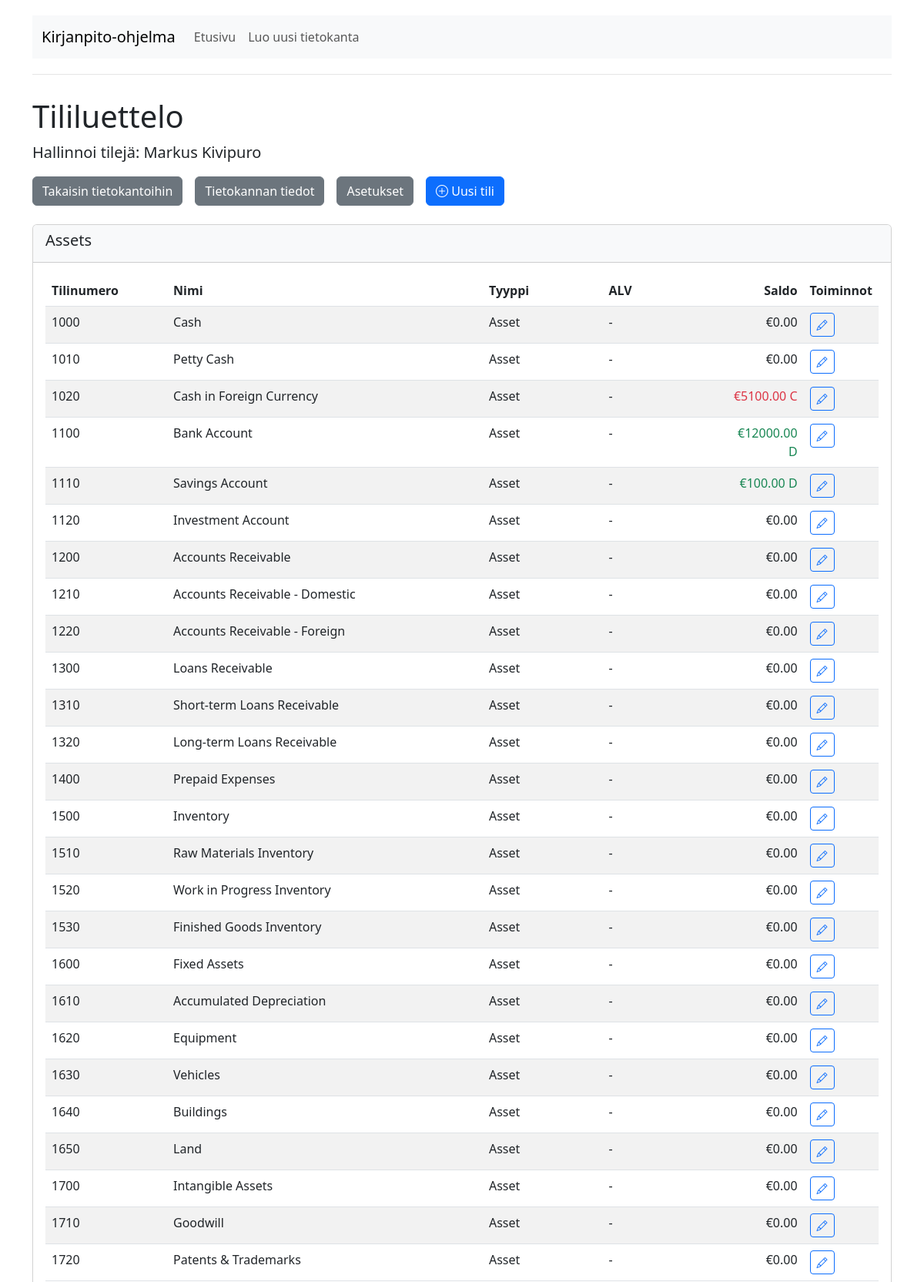
The app's page /db/markus_kivipuro_d68af4bb.db/settings/tililuettelo (upper part) with its own data.
### tables this page shows
CREATE TABLE Asetus (
            avain VARCHAR(128) PRIMARY KEY NOT NULL,
            arvo TEXT,
            muokattu TIMESTAMP DEFAULT CURRENT_TIMESTAMP
        );

CREATE TABLE Tili (
            numero INTEGER PRIMARY KEY NOT NULL,
            tyyppi VARCHAR(10) NOT NULL,
            iban VARCHAR(32),
            json TEXT,
            muokattu TIMESTAMP DEFAULT CURRENT_TIMESTAMP
        );

### asetukset.py (the view)
@asetukset_bp.route('/db/<filename>/settings/tililuettelo')
def chart_of_accounts(filename):
    db_path = os.path.join('databases', filename)
    if not os.path.exists(db_path):
        flash("Database file not found", "error")
        return redirect(url_for('index'))
    conn = get_db_connection(db_path)
    cursor = conn.cursor()
    cursor.execute("""
        SELECT numero, tyyppi, json FROM Tili
        ORDER BY numero
    """)
    accounts = []
    for row in cursor.fetchall():
        json_data = json.loads(row['json']) if row['json'] else {}
        account = {
            'numero': row['numero'],
            'nimi': json_data.get('nimi', f"Account {row['numero']}"),
            'tyyppi': row['tyyppi'],
            'tyyppi_nimi': get_account_type_name(row['tyyppi']),
            'alv': json_data.get('alvprosentti', ''),
            'alvkoodi': json_data.get('alvkoodi', ''),
            'balance': 0  # Will be calculated below
        }
        accounts.append(account)
    cursor.execute("""
        SELECT tili, SUM(debetsnt) as total_debit, SUM(kreditsnt) as total_credit
        FROM Vienti
        GROUP BY tili
    """)
    balances = {}
    for row in cursor.fetchall():
        account_number = row['tili']
        debit = row['total_debit'] or 0
        credit = row['total_credit'] or 0
        balance_cents = debit - credit
        balances[account_number] = balance_cents
    for account in accounts:
        balance_cents = balances.get(account['numero'], 0)
        account['balance'] = balance_cents / 100  # Convert cents to euros
        account['balance_formatted'] = f"{abs(account['balance']):.2f}"
        account['is_debit'] = balance_cents > 0
    grouped_accounts = {
        'A': {'name': 'Assets', 'accounts': []},
        'B': {'name': 'Liabilities', 'accounts': []},
        'C': {'name': 'Equity', 'accounts': []},
        'D': {'name': 'Income', 'accounts': []},
        'E': {'name': 'Expense', 'accounts': []},
        'Other': {'name': 'Other', 'accounts': []}
    }
    for account in accounts:
        type_code = account['tyyppi']
        if type_code in grouped_accounts:
            grouped_accounts[type_code]['accounts'].append(account)
        else:
            grouped_accounts['Other']['accounts'].append(account)
    client_name = ""
    try:
        cursor.execute("SELECT arvo FROM Asetus WHERE avain='Nimi'")
        result = cursor.fetchone()
        if result:
            client_name = result[0]
    except:
        pass
    vat_codes = get_vat_codes()
    conn.close()
    return render_template('settings/tililuettelo.html',
                          grouped_accounts=grouped_accounts,
                          filename=filename,
                          client_name=client_name,
                          vat_codes=vat_codes)

### asetukset.py (called while the page is built)
def get_db_connection(db_path):
    conn = sqlite3.connect(db_path)
    conn.row_factory = sqlite3.Row  # Allows accessing columns by name
    return conn

def get_account_type_name(type_code):
    account_types = {
        'A': 'Asset',
        'B': 'Liability',
        'C': 'Equity',
        'D': 'Income',
        'E': 'Expense'
    }
    return account_types.get(type_code, 'Other')

def get_vat_codes():
    return {
        0: "Veroton / Ei alv-käsittelyä",  # No VAT
        1: "Yleinen ALV",                  # Standard VAT
        2: "Alennettu ALV 1",              # Reduced VAT 1
        3: "Alennettu ALV 2",              # Reduced VAT 2
        4: "Nollaverokannan alainen myynti",  # Zero-rated sales
        5: "Yhteisömyynti",                # EU sales
        6: "Yhteisöhankinnat",             # EU purchases
        7: "Rakennuspalvelu- tai käännetyn verovelvollisuuden alaiset ostot",  # Reverse charge
        8: "Rakennuspalvelu- tai käännetyn verovelvollisuuden alainen myynti",  # Reverse charge sales
        9: "Maahantuonti",                 # Imports
        10: "Marginaaliverotus",           # Margin scheme
        11: "Muu alv-käsittely",           # Other VAT treatment
        12: "Ei alv-vähennystä"            # No VAT deduction
    }

### templates/settings/tililuettelo.html
{% extends "layout.html" %}
{% block content %}
<div class="row">
    <div class="col-md-12">
        <h1>Tililuettelo</h1>
        <p class="lead">Hallinnoi tilejä: {{ client_name }}</p>
        <div class="d-grid gap-2 d-md-flex justify-content-md-start mb-4">
            <a href="{{ url_for('index') }}" class="btn btn-secondary me-md-2">Takaisin tietokantoihin</a>
            <a href="{{ url_for('view_database', filename=filename) }}" class="btn btn-secondary me-md-2">Tietokannan tiedot</a>
            <a href="{{ url_for('asetukset.settings_main', filename=filename) }}" class="btn btn-secondary me-md-2">Asetukset</a>
            <a href="{{ url_for('asetukset.new_account', filename=filename) }}" class="btn btn-primary">
                <i class="bi bi-plus-circle"></i> Uusi tili
            </a>
        </div>
        {% for type_code, type_info in grouped_accounts.items() %}
            {% if type_info.accounts %}
            <div class="card mb-4">
                <div class="card-header bg-light">
                    <h5>{{ type_info.name }}</h5>
                </div>
                <div class="card-body">
                    <div class="table-responsive">
                        <table class="table table-striped table-hover">
                            <thead>
                                <tr>
                                    <th style="width: 15%;">Tilinumero</th>
                                    <th style="width: 40%;">Nimi</th>
                                    <th style="width: 15%;">Tyyppi</th>
                                    <th style="width: 15%;">ALV</th>
                                    <th style="width: 10%;" class="text-end">Saldo</th>
                                    <th style="width: 5%;">Toiminnot</th>
                                </tr>
                            </thead>
                            <tbody>
                                {% for account in type_info.accounts %}
                                    <tr>
                                        <td>{{ account.numero }}</td>
                                        <td>{{ account.nimi }}</td>
                                        <td>{{ account.tyyppi_nimi }}</td>
                                        <td>
                                            {% if account.alv %}
                                                {{ account.alv }}%
                                                {% if account.alvkoodi %}
                                                    ({{ vat_codes[account.alvkoodi] }})
                                                {% endif %}
                                            {% else %}
                                                -
                                            {% endif %}
                                        </td>
                                        <td class="text-end">
                                            {% if account.balance != 0 %}
                                                {% if account.is_debit %}
                                                    <span class="text-success">€{{ account.balance_formatted }} D</span>
                                                {% else %}
                                                    <span class="text-danger">€{{ account.balance_formatted }} C</span>
                                                {% endif %}
                                            {% else %}
                                                €0.00
                                            {% endif %}
                                        </td>
                                        <td>
                                            <a href="{{ url_for('asetukset.edit_account', filename=filename, account_number=account.numero) }}" class="btn btn-sm btn-outline-primary">
                                                <i class="bi bi-pencil"></i>
                                            </a>
                                        </td>
                                    </tr>
                                {% endfor %}
                            </tbody>
                        </table>
                    </div>
                </div>
            </div>
            {% endif %}
        {% endfor %}
    </div>
</div>
{% endblock %}

### templates/layout.html (style rules this page uses)
body { padding-top: 20px; padding-bottom: 20px; }

### records on screen
Asetus: arvo "Markus Kivipuro"
Tili: numero "1000", nimi "Cash", tyyppi_nimi "Asset", shows "€0.00"
Tili: numero "1010", nimi "Petty Cash", tyyppi_nimi "Asset", shows "€0.00"
Tili: numero "1020", nimi "Cash in Foreign Currency", tyyppi_nimi "Asset", balance_formatted "5100.00"
Tili: numero "1100", nimi "Bank Account", tyyppi_nimi "Asset", balance_formatted "12000.00"
Tili: numero "1110", nimi "Savings Account", tyyppi_nimi "Asset", balance_formatted "100.00"
Tili: numero "1120", nimi "Investment Account", tyyppi_nimi "Asset", shows "€0.00"
Tili: numero "1200", nimi "Accounts Receivable", tyyppi_nimi "Asset", shows "€0.00"
Tili: numero "1210", nimi "Accounts Receivable - Domestic", tyyppi_nimi "Asset", shows "€0.00"
Tili: numero "1220", nimi "Accounts Receivable - Foreign", tyyppi_nimi "Asset", shows "€0.00"
Tili: numero "1300", nimi "Loans Receivable", tyyppi_nimi "Asset", shows "€0.00"
Tili: numero "1310", nimi "Short-term Loans Receivable", tyyppi_nimi "Asset", shows "€0.00"
Tili: numero "1320", nimi "Long-term Loans Receivable", tyyppi_nimi "Asset", shows "€0.00"
Tili: numero "1400", nimi "Prepaid Expenses", tyyppi_nimi "Asset", shows "€0.00"
Tili: numero "1500", nimi "Inventory", tyyppi_nimi "Asset", shows "€0.00"
Tili: numero "1510", nimi "Raw Materials Inventory", tyyppi_nimi "Asset", shows "€0.00"
Tili: numero "1520", nimi "Work in Progress Inventory", tyyppi_nimi "Asset", shows "€0.00"
Tili: numero "1530", nimi "Finished Goods Inventory", tyyppi_nimi "Asset", shows "€0.00"
Tili: numero "1600", nimi "Fixed Assets", tyyppi_nimi "Asset", shows "€0.00"
Tili: numero "1610", nimi "Accumulated Depreciation", tyyppi_nimi "Asset", shows "€0.00"
Tili: numero "1620", nimi "Equipment", tyyppi_nimi "Asset", shows "€0.00"
Tili: numero "1630", nimi "Vehicles", tyyppi_nimi "Asset", shows "€0.00"
Tili: numero "1640", nimi "Buildings", tyyppi_nimi "Asset", shows "€0.00"
Tili: numero "1650", nimi "Land", tyyppi_nimi "Asset", shows "€0.00"
Tili: numero "1700", nimi "Intangible Assets", tyyppi_nimi "Asset", shows "€0.00"
Tili: numero "1710", nimi "Goodwill", tyyppi_nimi "Asset", shows "€0.00"
Tili: numero "1720", nimi "Patents & Trademarks", tyyppi_nimi "Asset", shows "€0.00"

### other values on screen
{{ type_info.name }} "Assets"
